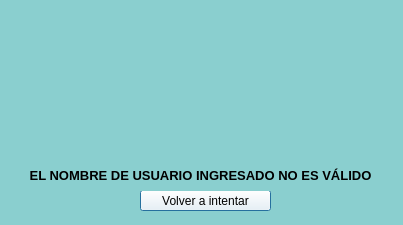
<?xml version="1.0" encoding="UTF-8"?>
<ui version="4.0">
 <class>Dialog</class>
 <widget class="QDialog" name="Dialog">
  <property name="geometry">
   <rect>
    <x>0</x>
    <y>0</y>
    <width>403</width>
    <height>225</height>
   </rect>
  </property>
  <property name="windowTitle">
   <string>Dialog</string>
  </property>
  <property name="styleSheet">
   <string notr="true">background-color: rgb(138, 207, 207);</string>
  </property>
  <widget class="QLabel" name="foto_error">
   <property name="geometry">
    <rect>
     <x>160</x>
     <y>0</y>
     <width>91</width>
     <height>161</height>
    </rect>
   </property>
   <property name="styleSheet">
    <string notr="true"/>
   </property>
   <property name="text">
    <string/>
   </property>
   <property name="pixmap">
    <pixmap>../sprites/Personajes/Gorgory/down_3.png</pixmap>
   </property>
   <property name="scaledContents">
    <bool>true</bool>
   </property>
  </widget>
  <widget class="QPushButton" name="volver">
   <property name="geometry">
    <rect>
     <x>140</x>
     <y>190</y>
     <width>131</width>
     <height>21</height>
    </rect>
   </property>
   <property name="styleSheet">
    <string notr="true">background-color: rgb(255, 255, 255);</string>
   </property>
   <property name="text">
    <string>Volver a intentar</string>
   </property>
  </widget>
  <widget class="QLabel" name="label_2">
   <property name="geometry">
    <rect>
     <x>0</x>
     <y>160</y>
     <width>401</width>
     <height>31</height>
    </rect>
   </property>
   <property name="text">
    <string>&lt;html&gt;&lt;head/&gt;&lt;body&gt;&lt;p align=&quot;center&quot;&gt;&lt;span style=&quot; font-size:10pt; font-weight:600;&quot;&gt;EL NOMBRE DE USUARIO INGRESADO NO ES VÁLIDO&lt;/span&gt;&lt;/p&gt;&lt;/body&gt;&lt;/html&gt;</string>
   </property>
  </widget>
 </widget>
 <resources/>
 <connections/>
</ui>
